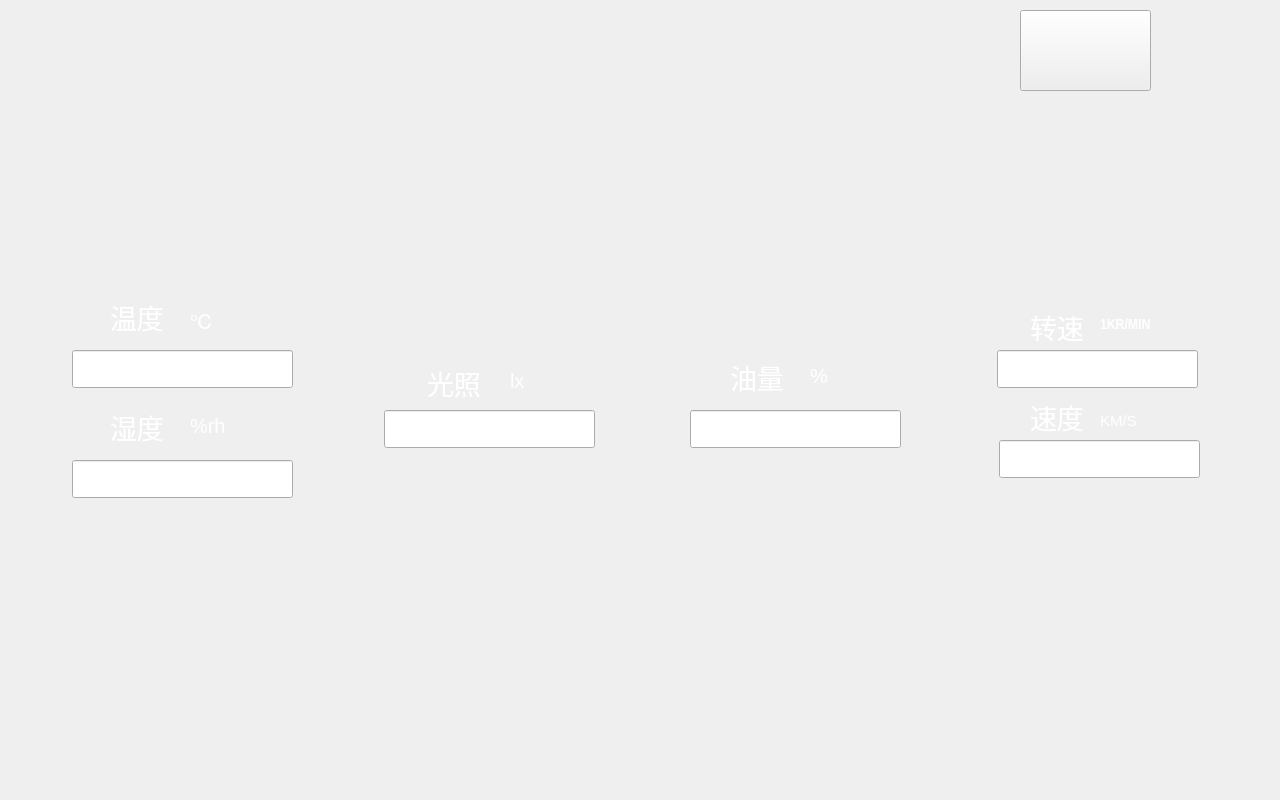
<?xml version="1.0" encoding="UTF-8"?>
<ui version="4.0">
 <class>display</class>
 <widget class="QMainWindow" name="display">
  <property name="geometry">
   <rect>
    <x>0</x>
    <y>0</y>
    <width>1280</width>
    <height>800</height>
   </rect>
  </property>
  <property name="windowTitle">
   <string>MainWindow</string>
  </property>
  <widget class="QWidget" name="centralwidget">
   <widget class="QLabel" name="label">
    <property name="geometry">
     <rect>
      <x>0</x>
      <y>0</y>
      <width>1281</width>
      <height>811</height>
     </rect>
    </property>
    <property name="styleSheet">
     <string notr="true">border-image: url(:/new/prefix1/dis_1.png);</string>
    </property>
    <property name="text">
     <string/>
    </property>
   </widget>
   <widget class="QLabel" name="label_8">
    <property name="geometry">
     <rect>
      <x>1030</x>
      <y>400</y>
      <width>68</width>
      <height>33</height>
     </rect>
    </property>
    <property name="font">
     <font>
      <family>Arial</family>
      <pointsize>20</pointsize>
     </font>
    </property>
    <property name="styleSheet">
     <string notr="true">color: rgb(255, 255, 255);</string>
    </property>
    <property name="text">
     <string>速度</string>
    </property>
   </widget>
   <widget class="QLabel" name="label_6">
    <property name="geometry">
     <rect>
      <x>427</x>
      <y>362</y>
      <width>71</width>
      <height>41</height>
     </rect>
    </property>
    <property name="font">
     <font>
      <family>Arial</family>
      <pointsize>20</pointsize>
     </font>
    </property>
    <property name="styleSheet">
     <string notr="true">color: rgb(255, 255, 255);</string>
    </property>
    <property name="text">
     <string>光照</string>
    </property>
   </widget>
   <widget class="QLabel" name="label_7">
    <property name="geometry">
     <rect>
      <x>730</x>
      <y>360</y>
      <width>68</width>
      <height>33</height>
     </rect>
    </property>
    <property name="font">
     <font>
      <family>Arial</family>
      <pointsize>20</pointsize>
     </font>
    </property>
    <property name="styleSheet">
     <string notr="true">color: rgb(255, 255, 255);</string>
    </property>
    <property name="text">
     <string>油量</string>
    </property>
   </widget>
   <widget class="QLineEdit" name="Kph">
    <property name="geometry">
     <rect>
      <x>999</x>
      <y>440</y>
      <width>201</width>
      <height>38</height>
     </rect>
    </property>
    <property name="font">
     <font>
      <family>Arial</family>
      <pointsize>20</pointsize>
     </font>
    </property>
   </widget>
   <widget class="QLabel" name="label_4">
    <property name="geometry">
     <rect>
      <x>110</x>
      <y>300</y>
      <width>68</width>
      <height>33</height>
     </rect>
    </property>
    <property name="font">
     <font>
      <family>Arial</family>
      <pointsize>20</pointsize>
     </font>
    </property>
    <property name="styleSheet">
     <string notr="true">color: rgb(255, 255, 255);</string>
    </property>
    <property name="text">
     <string>温度</string>
    </property>
   </widget>
   <widget class="QLabel" name="label_9">
    <property name="geometry">
     <rect>
      <x>1030</x>
      <y>310</y>
      <width>68</width>
      <height>33</height>
     </rect>
    </property>
    <property name="font">
     <font>
      <family>Arial</family>
      <pointsize>20</pointsize>
     </font>
    </property>
    <property name="styleSheet">
     <string notr="true">color: rgb(255, 255, 255);</string>
    </property>
    <property name="text">
     <string>转速</string>
    </property>
   </widget>
   <widget class="QLabel" name="label_5">
    <property name="geometry">
     <rect>
      <x>110</x>
      <y>410</y>
      <width>68</width>
      <height>33</height>
     </rect>
    </property>
    <property name="font">
     <font>
      <family>Arial</family>
      <pointsize>20</pointsize>
     </font>
    </property>
    <property name="styleSheet">
     <string notr="true">color: rgb(255, 255, 255);</string>
    </property>
    <property name="text">
     <string>湿度</string>
    </property>
   </widget>
   <widget class="QPushButton" name="pushButton">
    <property name="geometry">
     <rect>
      <x>1020</x>
      <y>10</y>
      <width>131</width>
      <height>81</height>
     </rect>
    </property>
    <property name="font">
     <font>
      <pointsize>20</pointsize>
     </font>
    </property>
    <property name="styleSheet">
     <string notr="true">border-image: url(:/new/prefix1/cheliangreturn.png);</string>
    </property>
    <property name="text">
     <string/>
    </property>
   </widget>
   <widget class="QLineEdit" name="Rev">
    <property name="geometry">
     <rect>
      <x>997</x>
      <y>350</y>
      <width>201</width>
      <height>38</height>
     </rect>
    </property>
    <property name="font">
     <font>
      <family>Arial</family>
      <pointsize>20</pointsize>
     </font>
    </property>
   </widget>
   <widget class="QLineEdit" name="Temp">
    <property name="geometry">
     <rect>
      <x>72</x>
      <y>350</y>
      <width>221</width>
      <height>38</height>
     </rect>
    </property>
    <property name="font">
     <font>
      <family>Arial</family>
      <pointsize>20</pointsize>
     </font>
    </property>
   </widget>
   <widget class="QLineEdit" name="Oil">
    <property name="geometry">
     <rect>
      <x>690</x>
      <y>410</y>
      <width>211</width>
      <height>38</height>
     </rect>
    </property>
    <property name="font">
     <font>
      <family>Arial</family>
      <pointsize>20</pointsize>
     </font>
    </property>
   </widget>
   <widget class="QLineEdit" name="Humi">
    <property name="geometry">
     <rect>
      <x>72</x>
      <y>460</y>
      <width>221</width>
      <height>38</height>
     </rect>
    </property>
    <property name="font">
     <font>
      <family>Arial</family>
      <pointsize>20</pointsize>
     </font>
    </property>
   </widget>
   <widget class="QLineEdit" name="Light">
    <property name="geometry">
     <rect>
      <x>384</x>
      <y>410</y>
      <width>211</width>
      <height>38</height>
     </rect>
    </property>
    <property name="font">
     <font>
      <family>Arial</family>
      <pointsize>20</pointsize>
     </font>
    </property>
   </widget>
   <widget class="QLabel" name="label_2">
    <property name="geometry">
     <rect>
      <x>190</x>
      <y>410</y>
      <width>101</width>
      <height>31</height>
     </rect>
    </property>
    <property name="font">
     <font>
      <family>Arial</family>
      <pointsize>15</pointsize>
     </font>
    </property>
    <property name="styleSheet">
     <string notr="true">color: rgb(255, 255, 255);</string>
    </property>
    <property name="text">
     <string>%rh</string>
    </property>
   </widget>
   <widget class="QLabel" name="label_3">
    <property name="geometry">
     <rect>
      <x>190</x>
      <y>310</y>
      <width>72</width>
      <height>21</height>
     </rect>
    </property>
    <property name="font">
     <font>
      <family>Arial</family>
      <pointsize>15</pointsize>
     </font>
    </property>
    <property name="styleSheet">
     <string notr="true">color: rgb(255, 255, 255);</string>
    </property>
    <property name="text">
     <string>℃</string>
    </property>
   </widget>
   <widget class="QLabel" name="label_10">
    <property name="geometry">
     <rect>
      <x>510</x>
      <y>360</y>
      <width>91</width>
      <height>41</height>
     </rect>
    </property>
    <property name="font">
     <font>
      <family>Arial</family>
      <pointsize>15</pointsize>
     </font>
    </property>
    <property name="styleSheet">
     <string notr="true">color: rgb(255, 255, 255);</string>
    </property>
    <property name="text">
     <string>lx</string>
    </property>
   </widget>
   <widget class="QLabel" name="label_11">
    <property name="geometry">
     <rect>
      <x>810</x>
      <y>360</y>
      <width>72</width>
      <height>31</height>
     </rect>
    </property>
    <property name="font">
     <font>
      <family>Arial</family>
      <pointsize>15</pointsize>
     </font>
    </property>
    <property name="styleSheet">
     <string notr="true">color: rgb(255, 255, 255);</string>
    </property>
    <property name="text">
     <string>%</string>
    </property>
   </widget>
   <widget class="QLabel" name="label_12">
    <property name="geometry">
     <rect>
      <x>1100</x>
      <y>300</y>
      <width>101</width>
      <height>51</height>
     </rect>
    </property>
    <property name="font">
     <font>
      <family>Arial Narrow</family>
      <pointsize>11</pointsize>
      <weight>75</weight>
      <bold>true</bold>
     </font>
    </property>
    <property name="styleSheet">
     <string notr="true">color: rgb(255, 255, 255);</string>
    </property>
    <property name="text">
     <string>1KR/MIN</string>
    </property>
   </widget>
   <widget class="QLabel" name="label_13">
    <property name="geometry">
     <rect>
      <x>1100</x>
      <y>410</y>
      <width>72</width>
      <height>21</height>
     </rect>
    </property>
    <property name="font">
     <font>
      <family>Arial</family>
      <pointsize>11</pointsize>
     </font>
    </property>
    <property name="styleSheet">
     <string notr="true">color: rgb(255, 255, 255);</string>
    </property>
    <property name="text">
     <string>KM/S</string>
    </property>
   </widget>
   <zorder>label</zorder>
   <zorder>pushButton</zorder>
   <zorder>Oil</zorder>
   <zorder>Humi</zorder>
   <zorder>Light</zorder>
   <zorder>label_8</zorder>
   <zorder>label_6</zorder>
   <zorder>label_7</zorder>
   <zorder>Kph</zorder>
   <zorder>label_4</zorder>
   <zorder>label_9</zorder>
   <zorder>label_5</zorder>
   <zorder>Rev</zorder>
   <zorder>Temp</zorder>
   <zorder>label_2</zorder>
   <zorder>label_3</zorder>
   <zorder>label_10</zorder>
   <zorder>label_11</zorder>
   <zorder>label_12</zorder>
   <zorder>label_13</zorder>
  </widget>
 </widget>
 <resources/>
 <connections/>
</ui>
